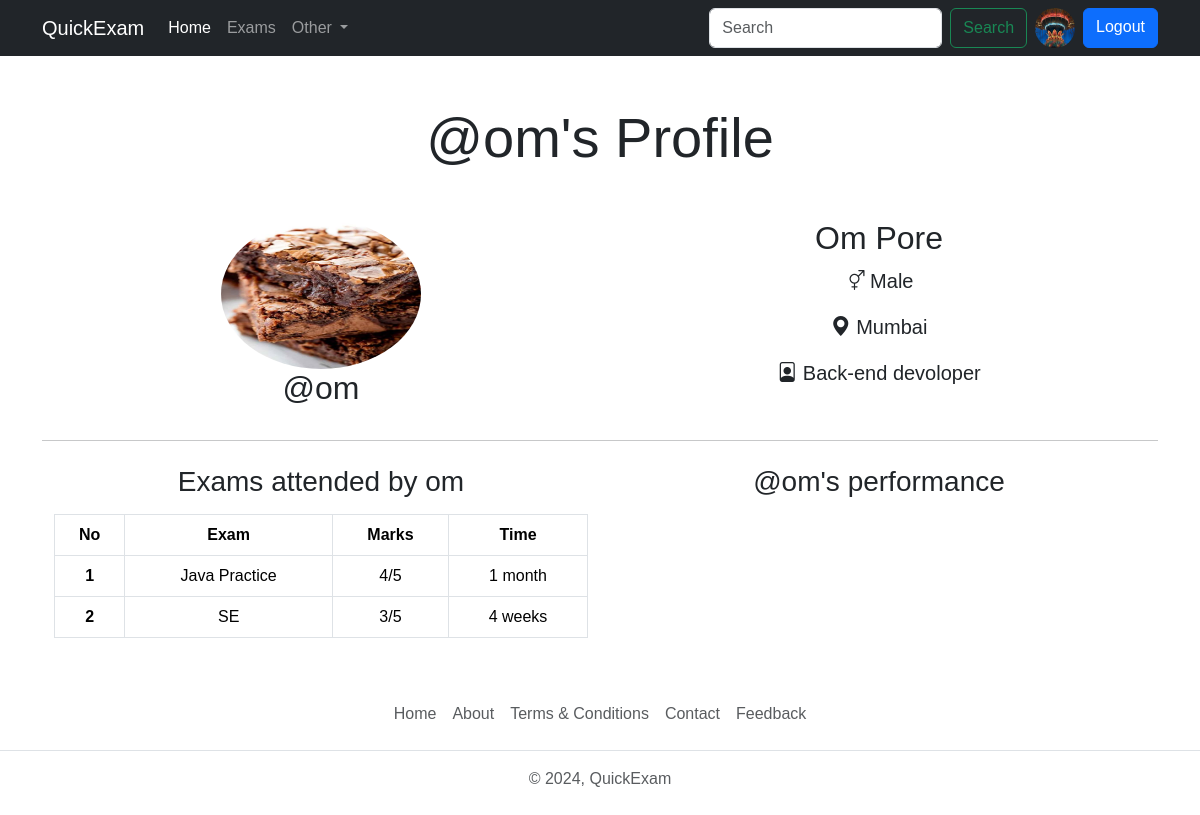
Page /user/profile/om (signed in) on the committed database.
### account/models.py (models this page shows, shortened)
class Profile(models.Model):
    user = models.OneToOneField(User, on_delete=models.CASCADE, null=True)
    bio = models.TextField(blank = True, null = True)
    profile_img = models.ImageField(upload_to='profile_images', null = True, default='user.png', blank = True, verbose_name='Profile Pic')
    location = models.CharField(max_length=100, blank = True, null = True)
    GENDER = (
        ('Male', 'Male'),
        ('Female', 'Female'),
        ('Other', 'Other'),
    )
    gender =   models.CharField(max_length=10, choices = GENDER, blank = True, null = True)

### exams/models.py (models this page shows, shortened)
class ExamSubmission(models.Model):
    user = models.ForeignKey(User, on_delete=models.CASCADE)
    exam =  models.ForeignKey(finalExam, on_delete=models.CASCADE)
    score = models.IntegerField()
    submitted_at = models.DateTimeField(auto_now_add=True)

class finalExam(models.Model):
    title = models.CharField(max_length=255)
    description = models.TextField()
    category = models.ForeignKey(Category, on_delete=models.CASCADE)
    exam_file = models.FileField(upload_to='exam/')
    created_at = models.DateTimeField(auto_now_add=True)
    updated_at = models.DateTimeField(auto_now=True)
    class Meta:
        verbose_name_plural = 'FinalExams'

class Question(models.Model):
    exam = models.ForeignKey(finalExam, on_delete=models.CASCADE)
    text = models.TextField()

### account/views.py (the view)
# urls.py: path('profile/<str:username>', views.profile, name='profile'),
@login_required(login_url='login')
def profile(request, username):
    user_object2 = User.objects.get(username=username)
    user_profile2 = Profile.objects.get(user=user_object2)
    user_object = User.objects.get(username = request.user)
    user_profile = Profile.objects.get(user = user_object)
    submissions = ExamSubmission.objects.filter(user=user_object2)
    context={"user_profile" : user_profile, "user_profile2" : user_profile2, "submissions":submissions}
    return render(request, "profile.html", context)

### templates/profile.html (shortened to what this page needs)
{% extends "./index.html" %}
{% block content %}
    <h1 class="display-4 text-center my-5">@{{user_profile2.user.username}}'s Profile</h1>
    <div class="container text-center">
      <div class="container text-center my-4">
        <div class="row row-cols-sm-1 row-cols-md-2">
          <div class="col-12">
            <img src="{{user_profile2.profile_img.url}}" alt="user-profile" class="rounded-circle" height="150" width="200" />
            <h2 class="fw-light fs-2">@{{user_profile2.user.username}}</h2>
          </div>
          <div class="col-12">
            <h2>{{user_profile2.user.first_name|default:"Full name not available"}} {{user_profile2.user.last_name}}</h2>
            <p class="fs-5"><i class="bi bi-gender-ambiguous"></i> {{user_profile2.gender | default:"Gender not available"}}</p>
            <p class="fs-5"><i class="bi bi-geo-alt-fill"></i> {{user_profile2.location | default:"Location not available"}} </p>
            <p class="fs-5"><i class="bi bi-file-person"></i> {{user_profile2.bio | default:"Bio not available"}}</p>
          </div>
        </div>
      </div>
      <hr class="my-4"/>
      <div class="container">
        <div class="row row-cols-sm-1 row-cols-lg-2 row-cols-md-1">
          <div class="col-12">
            <h3>Exams attended by {{user_profile2.user.username}}</h3>
            <table class="table table-bordered my-3">
              <thead>
                <tr>
                  <th scope="col">No</th>
                  <th scope="col">Exam</th>
                  <th scope="col">Marks</th>
                  <th scope="col">Time</th>
                </tr>
              </thead>
              <tbody>
                {% for submission in submissions %}
                <tr>
                  <th scope="row">{{forloop.counter}}</th>
                  <td title="{{submission.exam.title}}">{{submission.exam.title|truncatewords:4}}</td>
                  <td>{{submission.score}}/{{submission.exam.question_set.all|length}}</td>
                  <td>{{submission.submitted_at|timesince}}</td>
                </tr>
                {% endfor %}
              </tbody>
            </table>
          </div>
          <div class="col-12">
              <h3>@{{user_profile2.user.username}}'s performance</h3>
          </div>
        </div>
      </div>
    </div>
{% endblock content %}

### templates/index.html (shortened to what this page needs)
{% load static %}
<!DOCTYPE html>
<html lang="en">
  <head>
    <link
      href="https://cdn.jsdelivr.net/npm/bootstrap@5.3.3/dist/css/bootstrap.min.css"
      rel="stylesheet"
    />
    <link rel="stylesheet" href="https://cdnjs.cloudflare.com/ajax/libs/bootstrap-icons/1.11.3/font/bootstrap-icons.min.css" />
    <link
      href="{% static 'css/style.css' %}"
      rel="stylesheet"
    />
  </head>
  <body>
    {% include "components/navbar.html" %}
    {% block content %}{% endblock content %}
    {% include "components/footer.html" %}
  </body>
</html>

### templates/components/navbar.html (shortened to what this page needs)
  <nav class="navbar navbar-expand-lg navbar-dark bg-dark d-none d-lg-block">
    <div class="container">
      <a class="navbar-brand" href=" {% url 'home' %}">QuickExam</a>
      <div class="collapse navbar-collapse" id="navbarSupportedContent">
        <ul class="navbar-nav me-auto mb-2 mb-lg-0">
          <li class="nav-item">
            <a class="nav-link active" aria-current="page" href=" {% url 'home' %}">Home</a>
          </li>
          <li class="nav-item">
            <a class="nav-link" href="{% url 'all_exam' %}">Exams</a>
          </li>
          <li class="nav-item dropdown">
            <a
              class="nav-link dropdown-toggle"
              href="#"
              role="button"
              data-bs-toggle="dropdown"
              aria-expanded="false"
            >
              Other
            </a>
          </li>
        </ul>
        <form class="d-flex" role="search">
          <input
            class="form-control me-2"
            type="search"
            placeholder="Search"
            aria-label="Search"
          />
          <button class="btn btn-outline-success" type="submit">
            Search
          </button>
          {% if request.user.is_authenticated %}
          <a href="{% url 'profile' request.user.username %}" data-bs-toggle="tooltip" data-bs-placement="bottom" data-bs-title="@{{request.user.username}}" class="mx-2">
            <img src="{{user_profile.profile_img.url}}" width="40" class="rounded-circle" height="40" alt="profile_img">
          </a>
          <a href="{% url 'logout' %}" class="btn btn-primary">Logout</a>
          {% else %}
          <a href="{% url 'login' %}" class="btn btn-primary ms-2">Login</a>
          {% endif %}
        </form>
      </div>
    </div>
  </nav>

### templates/components/footer.html (shortened to what this page needs)
    <footer class="py-3 my-4">
      <ul class="nav justify-content-center border-bottom pb-3 mb-3">
        <li class="nav-item">
          <a href=" {% url 'home' %}" class="nav-link px-2 text-body-secondary">Home</a>
        </li>
        <li class="nav-item">
          <a href="{% url 'about' %}" class="nav-link px-2 text-body-secondary">About</a>
        </li>
        <li class="nav-item">
          <a href="{% url 'terms_conditions' %}" class="nav-link px-2 text-body-secondary">Terms & Conditions</a>
        </li>
        <li class="nav-item">
          <a href="{% url "contact" %}" class="nav-link px-2 text-body-secondary">Contact</a>
        </li>
        <li class="nav-item">
          <a href="{% url "feedback" %}" class="nav-link px-2 text-body-secondary">Feedback</a>
        </li>
      </ul>
      <p class="text-center text-body-secondary">© 2024, QuickExam</p>
    </footer>

### static/css/style.css (style rules this page uses)
* { font-family: Arial, Helvetica, sans-serif !important; }

### rows in the picture
Profile: profile_img (picture)
Profile: user.username "om", profile_img (picture), user.first_name "Om", user.last_name "Pore", gender "Male", location "Mumbai", bio "Back-end devoloper"
ExamSubmission: exam "Java Practice", score "4", exam.question_set.all|length "5", submitted_at "1 month"
ExamSubmission: exam "SE", score "3", exam.question_set.all|length "5", submitted_at "4 weeks"
